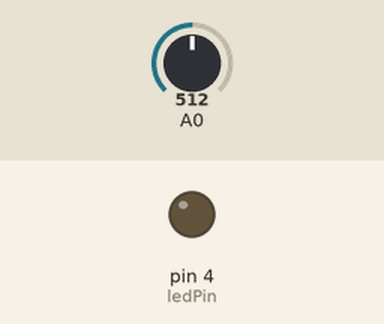
Simulated run of this sketch. Board: Arduino Uno, built with avr-gcc and run on an emulated ATmega328P. Shown: output pins drawn as LEDs (lit = HIGH). The inputs (shaded band) are chosen by the test bench; at power-on: A0 = 512. What the sketch prints to the serial monitor is not drawn.

Above: at 2.2 s.
2.3 s: A0 set to 900
Timing chart, 0 to 5.3 s (numbered marks = the images above; inputs shaded):
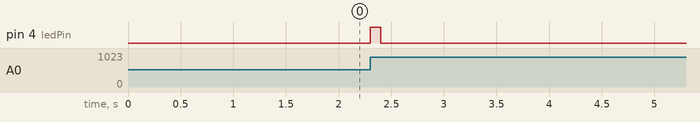

Measured:
- after the input at 2.3 s, pin 4 (ledPin): LOW → HIGH at once, → LOW 0.10 s later

The sketch:

arduino_buttonExpt.ino
```cpp
/*
 * The Circuit:
 * Connect AUD to analog input 0
 * Connect GND to GND
 * Connect VCC to 3.3V (3.3V yields the best results)
 *
 *  To adjust when the LED turns on based on audio input:
 *  Open up the serial com port (Top right hand corner of the Arduino IDE)
 *  It looks like a magnifying glass. Perform several experiments
 *  clapping, snapping, blowing, door slamming, knocking etc and see where the
 *  resting noise level is and where the loud noises are. Adjust the if statement
 *  according to your findings.
 *
 *  You can also adjust how long you take samples for by updating the "SampleWindow"
 *
 * This code has been adapted from the
 * Example Sound Level Sketch for the
 * Adafruit Microphone Amplifier
 *
 */

const int sampleWindow = 100; // Sample window width in mS (250 mS = 4Hz)
unsigned int knock;
int ledPin = 4;

void setup()
{
  Serial.begin(9600);
  delay(1000);
  Serial.println("hi");
  pinMode(ledPin, OUTPUT);
}

void loop()
{
 unsigned long start= millis();  // Start of sample window
 unsigned int peakToPeak = 0;   // peak-to-peak level

 unsigned int signalMax = 0;
 unsigned int signalMin = 1024;

 // collect data for 250 miliseconds
 while (millis() - start < sampleWindow)
 {
   knock = analogRead(0);
      if (knock < 1024)  //This is the max of the 10-bit ADC so this loop will include all readings
      {
         if (knock > signalMax)
         {
           signalMax = knock;  // save just the max levels
         }
      else if (knock < signalMin)
        {
         signalMin = knock;  // save just the min levels
         }
     }
 }
 peakToPeak = signalMax - signalMin;  // max - min = peak-peak amplitude
 double volts = (peakToPeak * 3.3) / 1024;  // convert to volts


Serial.println(volts);
 if (volts >=1.0)
 {
  //turn on LED
  digitalWrite(ledPin, HIGH);
  //  delay(500);
  Serial.println("JUMP");
 }
 else
 {
 //turn LED off
 digitalWrite(ledPin, LOW);
 }
}
```
